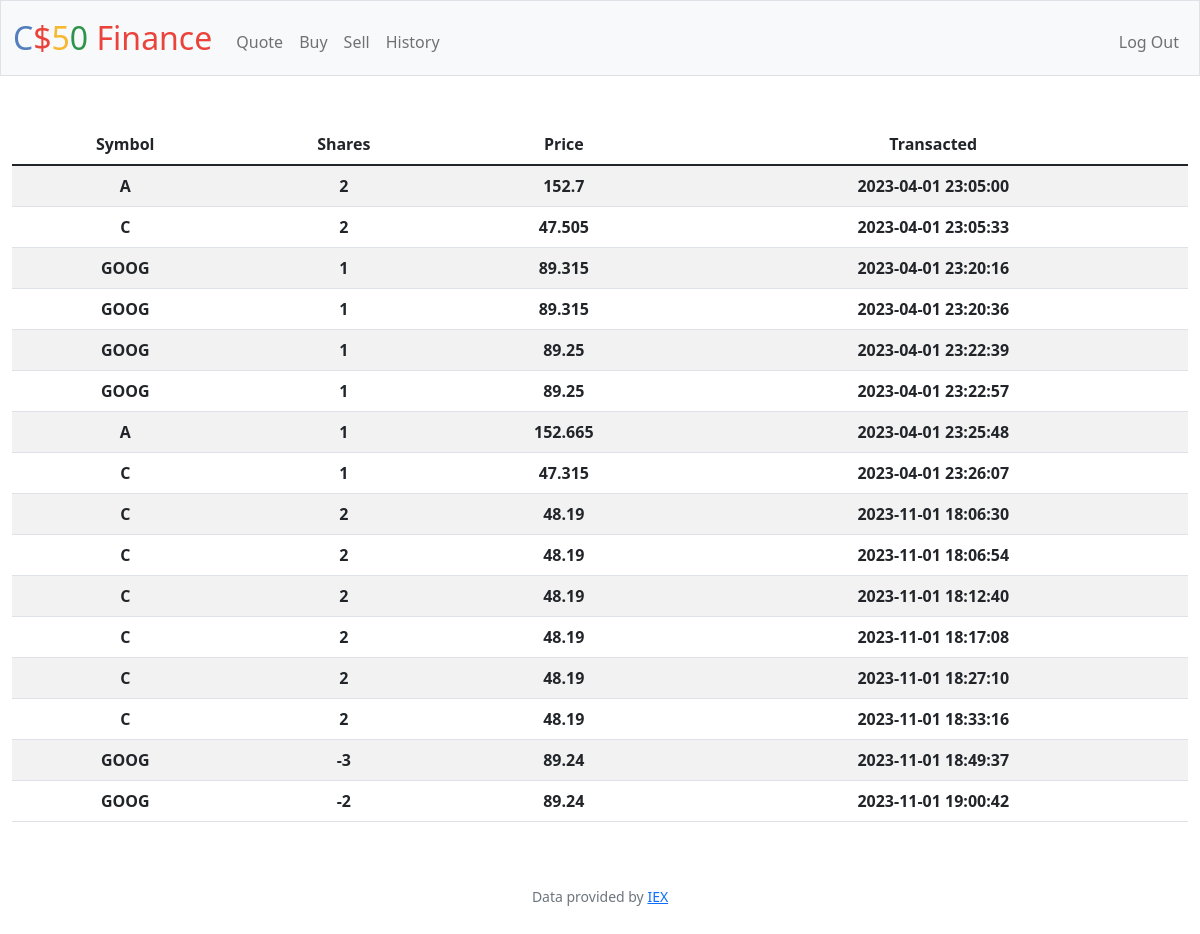
/history (signed in), run on the app's committed database.
### tables this page shows
CREATE TABLE history(
    user_id int(10),
    symbol char(10),
    shares int(20),
    transacted datetime, 'price' INTEGER,
    FOREIGN KEY (user_id) REFERENCES users(id));

### app.py (the view)
@app.route("/history")
@login_required
def history():
    data = db.execute(
        "SELECT symbol, shares, transacted, price from history where user_id = ?", session["user_id"])
    return render_template("history.html", data=data)

### app.py (called while the page is built)
@app.after_request
def after_request(response):
    response.headers["Cache-Control"] = "no-cache, no-store, must-revalidate"
    response.headers["Expires"] = 0
    response.headers["Pragma"] = "no-cache"
    return response

### helpers.py (called while the page is built)
def login_required(f):
    @wraps(f)
    def decorated_function(*args, **kwargs):
        if session.get("user_id") is None:
            return redirect("/login")
        return f(*args, **kwargs)
    return decorated_function

### templates/history.html (shortened to what this page needs)
{% extends "layout.html" %}
{% block main %}
    <table class = "w-100 table table-striped">
        <thead>
            <tr>
                <th>Symbol</th>
                <th>Shares</th>
                <th>Price</th>
                <th>Transacted</th>
            </tr>
        </thead>
        <tbody>
            {% for d in data %}
            <tr>
                <th>{{ d["symbol"] }}</th>
                <th>{{ d["shares"] }}</th>
                <th>{{ d["price"] }}</th>
                <th>{{ d["transacted"] }}</th>
            </tr>
            {% endfor %}
        </tbody>
    </table>
{% endblock %}

### templates/layout.html (shortened to what this page needs)
<!DOCTYPE html>
<html lang="en">
    <head>
        <link href="https://cdn.jsdelivr.net/npm/bootstrap@5.1.3/dist/css/bootstrap.min.css" rel="stylesheet">
        <link href="/static/styles.css" rel="stylesheet">
    </head>
    <body>
        <nav class="bg-light border navbar navbar-expand-md navbar-light">
            <div class="container-fluid">
                <a class="navbar-brand" href="/"><span class="blue">C</span><span class="red">$</span><span class="yellow">5</span><span class="green">0</span> <span class="red">Finance</span></a>
                <div class="collapse navbar-collapse" id="navbar">
                    {% if session["user_id"] %}
                        <ul class="navbar-nav me-auto mt-2">
                            <li class="nav-item"><a class="nav-link" href="/quote">Quote</a></li>
                            <li class="nav-item"><a class="nav-link" href="/buy">Buy</a></li>
                            <li class="nav-item"><a class="nav-link" href="/sell">Sell</a></li>
                            <li class="nav-item"><a class="nav-link" href="/history">History</a></li>
                        </ul>
                        <ul class="navbar-nav ms-auto mt-2">
                            <li class="nav-item"><a class="nav-link" href="/logout">Log Out</a></li>
                        </ul>
                    {% else %}
                        <ul class="navbar-nav ms-auto mt-2">
                            <li class="nav-item"><a class="nav-link" href="/register">Register</a></li>
                            <li class="nav-item"><a class="nav-link" href="/login">Log In</a></li>
                        </ul>
                    {% endif %}
                </div>
            </div>
        </nav>
        <main class="container-fluid py-5 text-center">
            {% block main %}{% endblock %}
        </main>
        <footer class="mb-5 small text-center text-muted">
            Data provided by <a href="https://iexcloud.io/">IEX</a>
        </footer>
    </body>
</html>

### static/styles.css (style rules this page uses)
nav .navbar-brand { font-size: xx-large; }
nav .navbar-brand .blue { color: #537fbe; }
nav .navbar-brand .red { color: #ea433b; }
nav .navbar-brand .yellow { color: #f5b82e; }
nav .navbar-brand .green { color: #2e944b; }

### data on the page
history: symbol "A", shares "2", price "152.7", transacted "2023-04-01 23:05:00"
history: symbol "C", shares "2", price "47.505", transacted "2023-04-01 23:05:33"
history: symbol "GOOG", shares "1", price "89.315", transacted "2023-04-01 23:20:16"
history: symbol "GOOG", shares "1", price "89.315", transacted "2023-04-01 23:20:36"
history: symbol "GOOG", shares "1", price "89.25", transacted "2023-04-01 23:22:39"
history: symbol "GOOG", shares "1", price "89.25", transacted "2023-04-01 23:22:57"
history: symbol "A", shares "1", price "152.665", transacted "2023-04-01 23:25:48"
history: symbol "C", shares "1", price "47.315", transacted "2023-04-01 23:26:07"
history: symbol "C", shares "2", price "48.19", transacted "2023-11-01 18:06:30"
history: symbol "C", shares "2", price "48.19", transacted "2023-11-01 18:06:54"
history: symbol "C", shares "2", price "48.19", transacted "2023-11-01 18:12:40"
history: symbol "C", shares "2", price "48.19", transacted "2023-11-01 18:17:08"
history: symbol "C", shares "2", price "48.19", transacted "2023-11-01 18:27:10"
history: symbol "C", shares "2", price "48.19", transacted "2023-11-01 18:33:16"
history: symbol "GOOG", shares "-3", price "89.24", transacted "2023-11-01 18:49:37"
history: symbol "GOOG", shares "-2", price "89.24", transacted "2023-11-01 19:00:42"
